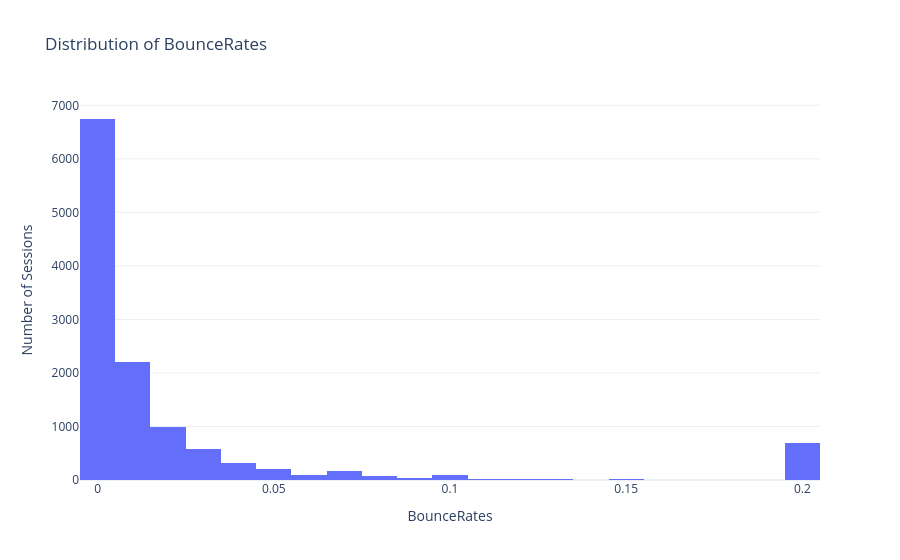
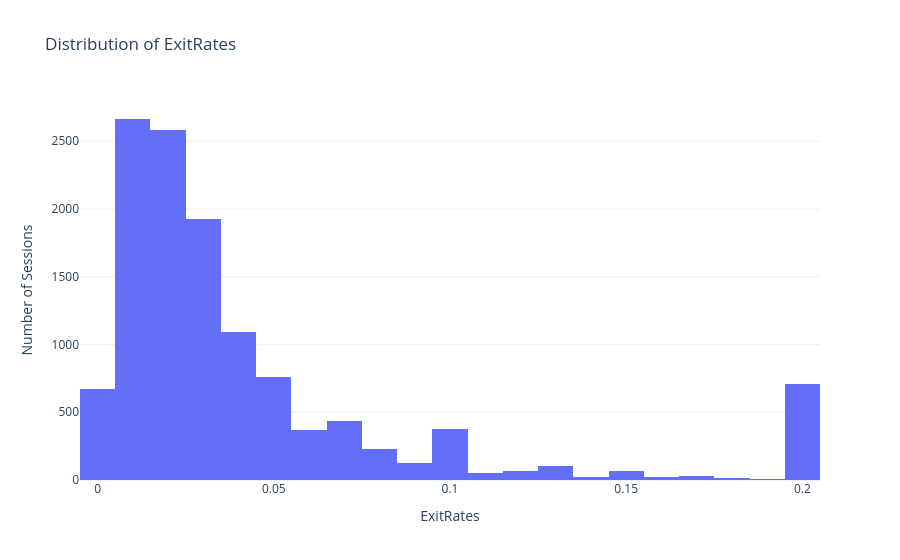

These figures' notebook cell, in order:
### Code cell
#### Distribution of Browsing Behavior Metrics

behavior_columns = [
    'BounceRates',
    'ExitRates',
    'PageValues'
]

for col in behavior_columns:

    fig = px.histogram(
        df,
        x=col,
        nbins=30,
        title=f'Distribution of {col}',
        labels={
            col: col,
            'count': 'Number of Sessions'
        }
    )

    fig.update_layout(
        template='plotly_white',
        xaxis_title=col,
        yaxis_title='Number of Sessions'
    )

    fig.show()

### Figure 1 — Plotly figure (JSON) as saved in the notebook; plotly's stock layout.template omitted (floating-point values rounded to 4 significant figures; data arrays with more than 128 entries replaced by an {"elided": "..."} marker saying what was removed)
{"data": [{"bingroup": "x", "hovertemplate": "BounceRates=%{x}<br>count=%{y}<extra></extra>", "legendgroup": "", "marker": {"color": "#636efa", "pattern": {"shape": ""}}, "name": "", "nbinsx": 30, "orientation": "v", "showlegend": false, "type": "histogram", "x": {"elided": "12330 float values"}, "xaxis": "x", "yaxis": "y"}], "layout": {"barmode": "relative", "legend": {"tracegroupgap": 0}, "title": {"text": "Distribution of BounceRates"}, "xaxis": {"anchor": "y", "domain": [0, 1], "title": {"text": "BounceRates"}}, "yaxis": {"anchor": "x", "domain": [0, 1], "title": {"text": "Number of Sessions"}}}}

### Figure 2 — Plotly figure (JSON) as saved in the notebook; plotly's stock layout.template omitted (floating-point values rounded to 4 significant figures; data arrays with more than 128 entries replaced by an {"elided": "..."} marker saying what was removed)
{"data": [{"bingroup": "x", "hovertemplate": "ExitRates=%{x}<br>count=%{y}<extra></extra>", "legendgroup": "", "marker": {"color": "#636efa", "pattern": {"shape": ""}}, "name": "", "nbinsx": 30, "orientation": "v", "showlegend": false, "type": "histogram", "x": {"elided": "12330 float values"}, "xaxis": "x", "yaxis": "y"}], "layout": {"barmode": "relative", "legend": {"tracegroupgap": 0}, "title": {"text": "Distribution of ExitRates"}, "xaxis": {"anchor": "y", "domain": [0, 1], "title": {"text": "ExitRates"}}, "yaxis": {"anchor": "x", "domain": [0, 1], "title": {"text": "Number of Sessions"}}}}
